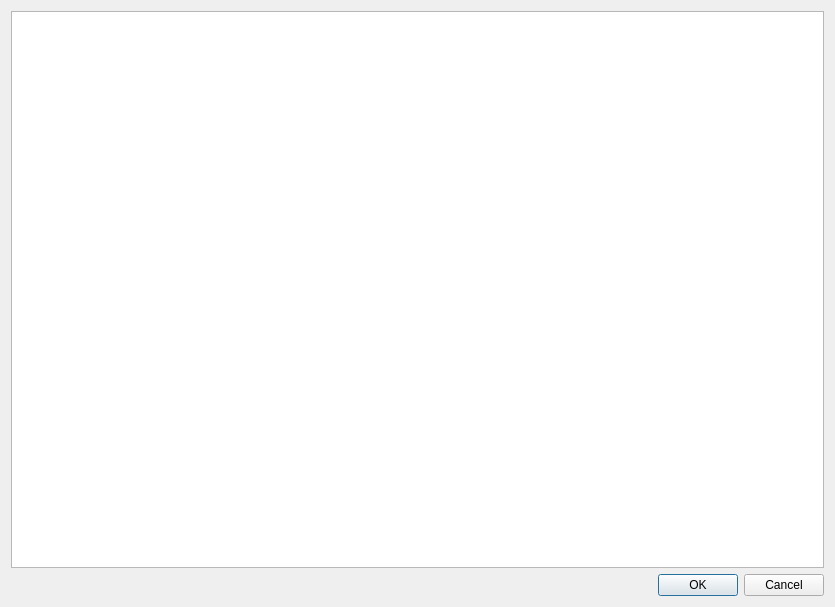
<?xml version="1.0" encoding="UTF-8"?>
<ui version="4.0">
 <class>Army_Table</class>
 <widget class="QWidget" name="Army_Table">
  <property name="geometry">
   <rect>
    <x>0</x>
    <y>0</y>
    <width>835</width>
    <height>607</height>
   </rect>
  </property>
  <property name="windowTitle">
   <string>Form</string>
  </property>
  <layout class="QGridLayout" name="gridLayout">
   <item row="0" column="1">
    <widget class="QTableView" name="tableView"/>
   </item>
   <item row="3" column="1">
    <widget class="QDialogButtonBox" name="buttonBox">
     <property name="standardButtons">
      <set>QDialogButtonBox::Cancel|QDialogButtonBox::Ok</set>
     </property>
    </widget>
   </item>
  </layout>
 </widget>
 <resources/>
 <connections/>
</ui>
